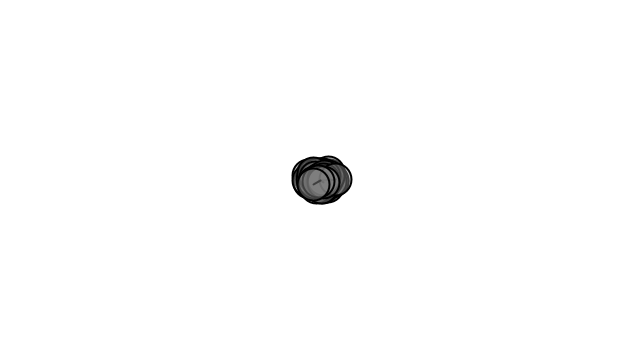
Frame 1 (no input)
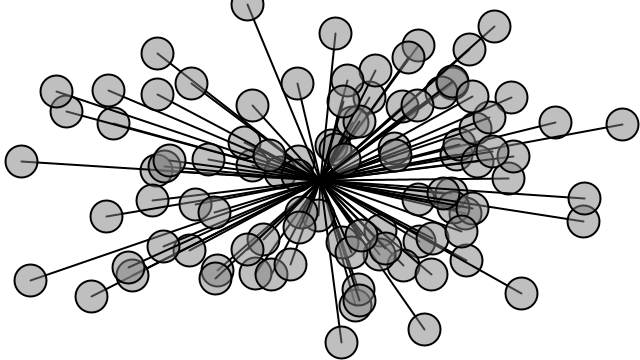
Frame 60 (the mouse pressed at the canvas centre just before this capture)
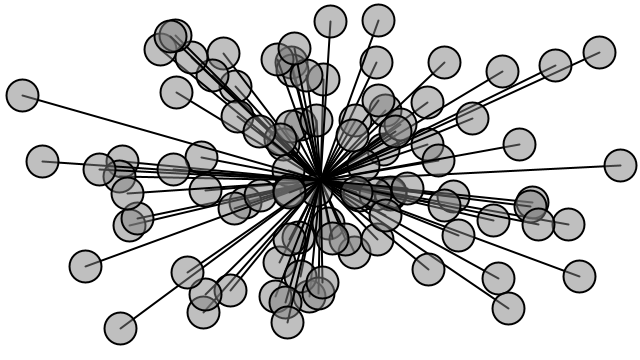
Frame 120 (the mouse held since frame 60 and released just before this capture)

The Processing sketch that drew these frames (run headless with seeded random() and noise(); from frame 60 on, the mouse is pressed at the canvas centre):

// Processing sketch: sketch_9_NOC_3_07_oscillating_objects
// ── sketch_9_NOC_3_07_oscillating_objects.pde


// An array of objects
Oscillator[] oscillators = new Oscillator[100];

void setup()  {   
  size(640,360);  
  smooth();  
  // Initialize all objects
  for (int i = 0; i < oscillators.length; i++) {
    oscillators[i] = new Oscillator();
  }
  background(255);  
}   

void draw() {     
  background(255);  
  // Run all objects
  for (int i = 0; i < oscillators.length; i++) {
    oscillators[i].oscillate();
    oscillators[i].display();
  }
}   
// ── Oscillator.pde


class Oscillator {   

  PVector angle;
  PVector velocity;
  PVector amplitude;

  Oscillator() {   
    angle = new PVector();
    velocity = new PVector(random(-0.05, 0.05), random(-0.05, 0.05));
    amplitude = new PVector(random(20,width/2), random(20,height/2));
  }   

  void oscillate() {
    angle.add(velocity);
  }   

  void display() {   

    float x = sin(angle.x)*amplitude.x;
    float y = sin(angle.y)*amplitude.y;

    pushMatrix();
    translate(width/2, height/2);
    stroke(0);
    strokeWeight(2);
    fill(127,127);
    line(0, 0, x, y);  
    ellipse(x, y, 32, 32);  
    popMatrix();
  }
}   
